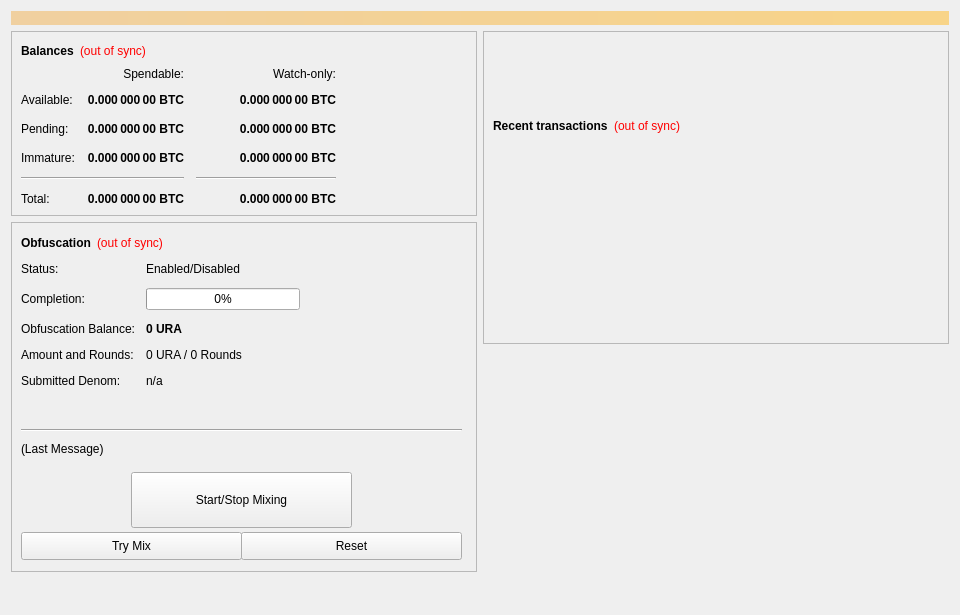
<?xml version="1.0" encoding="UTF-8"?>
<ui version="4.0">
 <class>OverviewPage</class>
 <widget class="QWidget" name="OverviewPage">
  <property name="geometry">
   <rect>
    <x>0</x>
    <y>0</y>
    <width>960</width>
    <height>615</height>
   </rect>
  </property>
  <property name="minimumSize">
   <size>
    <width>960</width>
    <height>0</height>
   </size>
  </property>
  <property name="windowTitle">
   <string>Form</string>
  </property>
  <layout class="QVBoxLayout" name="topLayout">
   <item>
    <widget class="QLabel" name="labelAlerts">
     <property name="visible">
      <bool>false</bool>
     </property>
     <property name="styleSheet">
      <string notr="true">background-color: qlineargradient(x1: 0, y1: 0, x2: 1, y2: 0, stop:0 #F0D0A0, stop:1 #F8D488); color:#000000;</string>
     </property>
     <property name="wordWrap">
      <bool>true</bool>
     </property>
     <property name="margin">
      <number>3</number>
     </property>
    </widget>
   </item>
   <item>
    <layout class="QHBoxLayout" name="horizontalLayout" stretch="1,1">
     <item>
      <layout class="QVBoxLayout" name="verticalLayout_2">
       <item>
        <widget class="QFrame" name="frame">
         <property name="frameShape">
          <enum>QFrame::StyledPanel</enum>
         </property>
         <property name="frameShadow">
          <enum>QFrame::Raised</enum>
         </property>
         <layout class="QVBoxLayout" name="verticalLayout_4">
          <item>
           <layout class="QHBoxLayout" name="horizontalLayout_4">
            <item>
             <widget class="QLabel" name="label_5">
              <property name="font">
               <font>
                <weight>75</weight>
                <bold>true</bold>
               </font>
              </property>
              <property name="text">
               <string>Balances</string>
              </property>
             </widget>
            </item>
            <item>
             <widget class="QLabel" name="labelWalletStatus">
              <property name="cursor">
               <cursorShape>WhatsThisCursor</cursorShape>
              </property>
              <property name="toolTip">
               <string>The displayed information may be out of date. Your wallet automatically synchronizes with the Urila network after a connection is established, but this process has not completed yet.</string>
              </property>
              <property name="styleSheet">
               <string notr="true">QLabel { color: red; }</string>
              </property>
              <property name="text">
               <string notr="true">(out of sync)</string>
              </property>
              <property name="alignment">
               <set>Qt::AlignLeading|Qt::AlignLeft|Qt::AlignVCenter</set>
              </property>
             </widget>
            </item>
            <item>
             <spacer name="horizontalSpacer_3">
              <property name="orientation">
               <enum>Qt::Horizontal</enum>
              </property>
              <property name="sizeHint" stdset="0">
               <size>
                <width>40</width>
                <height>20</height>
               </size>
              </property>
             </spacer>
            </item>
           </layout>
          </item>
          <item>
           <layout class="QGridLayout" name="gridLayout">
            <property name="spacing">
             <number>12</number>
            </property>
            <item row="2" column="2">
             <widget class="QLabel" name="labelWatchPending">
              <property name="font">
               <font>
                <weight>75</weight>
                <bold>true</bold>
               </font>
              </property>
              <property name="cursor">
               <cursorShape>IBeamCursor</cursorShape>
              </property>
              <property name="toolTip">
               <string>Unconfirmed transactions to watch-only addresses</string>
              </property>
              <property name="text">
               <string notr="true">0.000 000 00 BTC</string>
              </property>
              <property name="alignment">
               <set>Qt::AlignRight|Qt::AlignTrailing|Qt::AlignVCenter</set>
              </property>
              <property name="textInteractionFlags">
               <set>Qt::LinksAccessibleByMouse|Qt::TextSelectableByKeyboard|Qt::TextSelectableByMouse</set>
              </property>
             </widget>
            </item>
            <item row="2" column="1">
             <widget class="QLabel" name="labelUnconfirmed">
              <property name="font">
               <font>
                <weight>75</weight>
                <bold>true</bold>
               </font>
              </property>
              <property name="cursor">
               <cursorShape>IBeamCursor</cursorShape>
              </property>
              <property name="toolTip">
               <string>Total of transactions that have yet to be confirmed, and do not yet count toward the spendable balance</string>
              </property>
              <property name="text">
               <string notr="true">0.000 000 00 BTC</string>
              </property>
              <property name="alignment">
               <set>Qt::AlignRight|Qt::AlignTrailing|Qt::AlignVCenter</set>
              </property>
              <property name="textInteractionFlags">
               <set>Qt::LinksAccessibleByMouse|Qt::TextSelectableByKeyboard|Qt::TextSelectableByMouse</set>
              </property>
             </widget>
            </item>
            <item row="3" column="2">
             <widget class="QLabel" name="labelWatchImmature">
              <property name="font">
               <font>
                <weight>75</weight>
                <bold>true</bold>
               </font>
              </property>
              <property name="cursor">
               <cursorShape>IBeamCursor</cursorShape>
              </property>
              <property name="toolTip">
               <string>Staked or masternode rewards in watch-only addresses that has not yet matured</string>
              </property>
              <property name="text">
               <string notr="true">0.000 000 00 BTC</string>
              </property>
              <property name="alignment">
               <set>Qt::AlignRight|Qt::AlignTrailing|Qt::AlignVCenter</set>
              </property>
              <property name="textInteractionFlags">
               <set>Qt::LinksAccessibleByMouse|Qt::TextSelectableByKeyboard|Qt::TextSelectableByMouse</set>
              </property>
             </widget>
            </item>
            <item row="4" column="0" colspan="2">
             <widget class="Line" name="lineSpendableBalance">
              <property name="orientation">
               <enum>Qt::Horizontal</enum>
              </property>
             </widget>
            </item>
            <item row="4" column="2">
             <widget class="Line" name="lineWatchBalance">
              <property name="sizePolicy">
               <sizepolicy hsizetype="Preferred" vsizetype="Fixed">
                <horstretch>0</horstretch>
                <verstretch>0</verstretch>
               </sizepolicy>
              </property>
              <property name="minimumSize">
               <size>
                <width>140</width>
                <height>0</height>
               </size>
              </property>
              <property name="orientation">
               <enum>Qt::Horizontal</enum>
              </property>
             </widget>
            </item>
            <item row="5" column="0">
             <widget class="QLabel" name="labelTotalText">
              <property name="text">
               <string>Total:</string>
              </property>
             </widget>
            </item>
            <item row="3" column="1">
             <widget class="QLabel" name="labelImmature">
              <property name="font">
               <font>
                <weight>75</weight>
                <bold>true</bold>
               </font>
              </property>
              <property name="cursor">
               <cursorShape>IBeamCursor</cursorShape>
              </property>
              <property name="toolTip">
               <string>Staked or masternode rewards that has not yet matured</string>
              </property>
              <property name="text">
               <string notr="true">0.000 000 00 BTC</string>
              </property>
              <property name="alignment">
               <set>Qt::AlignRight|Qt::AlignTrailing|Qt::AlignVCenter</set>
              </property>
              <property name="textInteractionFlags">
               <set>Qt::LinksAccessibleByMouse|Qt::TextSelectableByKeyboard|Qt::TextSelectableByMouse</set>
              </property>
             </widget>
            </item>
            <item row="2" column="3">
             <spacer name="horizontalSpacer_2">
              <property name="orientation">
               <enum>Qt::Horizontal</enum>
              </property>
              <property name="sizeHint" stdset="0">
               <size>
                <width>40</width>
                <height>20</height>
               </size>
              </property>
             </spacer>
            </item>
            <item row="3" column="0">
             <widget class="QLabel" name="labelImmatureText">
              <property name="text">
               <string>Immature:</string>
              </property>
             </widget>
            </item>
            <item row="5" column="1">
             <widget class="QLabel" name="labelTotal">
              <property name="font">
               <font>
                <weight>75</weight>
                <bold>true</bold>
               </font>
              </property>
              <property name="cursor">
               <cursorShape>IBeamCursor</cursorShape>
              </property>
              <property name="toolTip">
               <string>Your current total balance</string>
              </property>
              <property name="text">
               <string notr="true">0.000 000 00 BTC</string>
              </property>
              <property name="alignment">
               <set>Qt::AlignRight|Qt::AlignTrailing|Qt::AlignVCenter</set>
              </property>
              <property name="textInteractionFlags">
               <set>Qt::LinksAccessibleByMouse|Qt::TextSelectableByKeyboard|Qt::TextSelectableByMouse</set>
              </property>
             </widget>
            </item>
            <item row="5" column="2">
             <widget class="QLabel" name="labelWatchTotal">
              <property name="font">
               <font>
                <weight>75</weight>
                <bold>true</bold>
               </font>
              </property>
              <property name="cursor">
               <cursorShape>IBeamCursor</cursorShape>
              </property>
              <property name="toolTip">
               <string>Current total balance in watch-only addresses</string>
              </property>
              <property name="text">
               <string notr="true">0.000 000 00 BTC</string>
              </property>
              <property name="alignment">
               <set>Qt::AlignRight|Qt::AlignTrailing|Qt::AlignVCenter</set>
              </property>
              <property name="textInteractionFlags">
               <set>Qt::LinksAccessibleByMouse|Qt::TextSelectableByKeyboard|Qt::TextSelectableByMouse</set>
              </property>
             </widget>
            </item>
            <item row="0" column="2">
             <widget class="QLabel" name="labelWatchonly">
              <property name="text">
               <string>Watch-only:</string>
              </property>
              <property name="alignment">
               <set>Qt::AlignRight|Qt::AlignTrailing|Qt::AlignVCenter</set>
              </property>
             </widget>
            </item>
            <item row="1" column="0">
             <widget class="QLabel" name="labelBalanceText">
              <property name="text">
               <string>Available:</string>
              </property>
             </widget>
            </item>
            <item row="1" column="1">
             <widget class="QLabel" name="labelBalance">
              <property name="font">
               <font>
                <weight>75</weight>
                <bold>true</bold>
               </font>
              </property>
              <property name="cursor">
               <cursorShape>IBeamCursor</cursorShape>
              </property>
              <property name="toolTip">
               <string>Your current spendable balance</string>
              </property>
              <property name="text">
               <string notr="true">0.000 000 00 BTC</string>
              </property>
              <property name="alignment">
               <set>Qt::AlignRight|Qt::AlignTrailing|Qt::AlignVCenter</set>
              </property>
              <property name="textInteractionFlags">
               <set>Qt::LinksAccessibleByMouse|Qt::TextSelectableByKeyboard|Qt::TextSelectableByMouse</set>
              </property>
             </widget>
            </item>
            <item row="1" column="2">
             <widget class="QLabel" name="labelWatchAvailable">
              <property name="font">
               <font>
                <weight>75</weight>
                <bold>true</bold>
               </font>
              </property>
              <property name="cursor">
               <cursorShape>IBeamCursor</cursorShape>
              </property>
              <property name="toolTip">
               <string>Your current balance in watch-only addresses</string>
              </property>
              <property name="text">
               <string notr="true">0.000 000 00 BTC</string>
              </property>
              <property name="alignment">
               <set>Qt::AlignRight|Qt::AlignTrailing|Qt::AlignVCenter</set>
              </property>
              <property name="textInteractionFlags">
               <set>Qt::LinksAccessibleByMouse|Qt::TextSelectableByKeyboard|Qt::TextSelectableByMouse</set>
              </property>
             </widget>
            </item>
            <item row="2" column="0">
             <widget class="QLabel" name="labelPendingText">
              <property name="text">
               <string>Pending:</string>
              </property>
             </widget>
            </item>
            <item row="0" column="1">
             <widget class="QLabel" name="labelSpendable">
              <property name="text">
               <string>Spendable:</string>
              </property>
              <property name="alignment">
               <set>Qt::AlignRight|Qt::AlignTrailing|Qt::AlignVCenter</set>
              </property>
             </widget>
            </item>
           </layout>
          </item>
         </layout>
        </widget>
       </item>
       <item>
        <widget class="QFrame" name="frameObfuscation">
         <property name="minimumSize">
          <size>
           <width>0</width>
           <height>350</height>
          </size>
         </property>
         <property name="layoutDirection">
          <enum>Qt::LeftToRight</enum>
         </property>
         <property name="frameShape">
          <enum>QFrame::StyledPanel</enum>
         </property>
         <property name="frameShadow">
          <enum>QFrame::Raised</enum>
         </property>
         <widget class="QWidget" name="formLayoutWidget">
          <property name="geometry">
           <rect>
            <x>10</x>
            <y>40</y>
            <width>451</width>
            <height>161</height>
           </rect>
          </property>
          <layout class="QFormLayout" name="formLayout">
           <property name="fieldGrowthPolicy">
            <enum>QFormLayout::AllNonFixedFieldsGrow</enum>
           </property>
           <property name="horizontalSpacing">
            <number>11</number>
           </property>
           <property name="verticalSpacing">
            <number>12</number>
           </property>
           <item row="0" column="0">
            <widget class="QLabel" name="label_6">
             <property name="text">
              <string>Status:</string>
             </property>
            </widget>
           </item>
           <item row="1" column="0">
            <widget class="QLabel" name="label_7">
             <property name="text">
              <string>Completion:</string>
             </property>
            </widget>
           </item>
           <item row="1" column="1">
            <widget class="QProgressBar" name="obfuscationProgress">
             <property name="maximumSize">
              <size>
               <width>154</width>
               <height>16777215</height>
              </size>
             </property>
             <property name="value">
              <number>0</number>
             </property>
            </widget>
           </item>
           <item row="2" column="0">
            <widget class="QLabel" name="labelAnonymizedText">
             <property name="text">
              <string>Obfuscation Balance:</string>
             </property>
            </widget>
           </item>
           <item row="2" column="1">
            <widget class="QLabel" name="labelAnonymized">
             <property name="font">
              <font>
               <weight>75</weight>
               <bold>true</bold>
              </font>
             </property>
             <property name="text">
              <string notr="true">0 URA</string>
             </property>
            </widget>
           </item>
           <item row="3" column="0">
            <widget class="QLabel" name="label_8">
             <property name="text">
              <string>Amount and Rounds:</string>
             </property>
            </widget>
           </item>
           <item row="3" column="1">
            <widget class="QLabel" name="labelAmountRounds">
             <property name="text">
              <string>0 URA / 0 Rounds</string>
             </property>
            </widget>
           </item>
           <item row="4" column="0">
            <widget class="QLabel" name="label_9">
             <property name="text">
              <string>Submitted Denom:</string>
             </property>
            </widget>
           </item>
           <item row="4" column="1">
            <widget class="QLabel" name="labelSubmittedDenom">
             <property name="toolTip">
              <string>The denominations you submitted to the Masternode.&lt;br&gt;To mix, other users must submit the exact same denominations.</string>
             </property>
             <property name="text">
              <string>n/a</string>
             </property>
            </widget>
           </item>
           <item row="0" column="1">
            <widget class="QLabel" name="obfuscationEnabled">
             <property name="text">
              <string>Enabled/Disabled</string>
             </property>
            </widget>
           </item>
          </layout>
         </widget>
         <widget class="QPushButton" name="runAutoDenom">
          <property name="geometry">
           <rect>
            <x>251</x>
            <y>17</y>
            <width>1</width>
            <height>1</height>
           </rect>
          </property>
          <property name="palette">
           <palette>
            <active>
             <colorrole role="WindowText">
              <brush brushstyle="SolidPattern">
               <color alpha="255">
                <red>0</red>
                <green>0</green>
                <blue>0</blue>
               </color>
              </brush>
             </colorrole>
             <colorrole role="Button">
              <brush brushstyle="SolidPattern">
               <color alpha="255">
                <red>239</red>
                <green>238</green>
                <blue>238</blue>
               </color>
              </brush>
             </colorrole>
             <colorrole role="Light">
              <brush brushstyle="SolidPattern">
               <color alpha="255">
                <red>255</red>
                <green>255</green>
                <blue>255</blue>
               </color>
              </brush>
             </colorrole>
             <colorrole role="Midlight">
              <brush brushstyle="SolidPattern">
               <color alpha="255">
                <red>247</red>
                <green>246</green>
                <blue>246</blue>
               </color>
              </brush>
             </colorrole>
             <colorrole role="Dark">
              <brush brushstyle="SolidPattern">
               <color alpha="255">
                <red>119</red>
                <green>119</green>
                <blue>119</blue>
               </color>
              </brush>
             </colorrole>
             <colorrole role="Mid">
              <brush brushstyle="SolidPattern">
               <color alpha="255">
                <red>159</red>
                <green>159</green>
                <blue>159</blue>
               </color>
              </brush>
             </colorrole>
             <colorrole role="Text">
              <brush brushstyle="SolidPattern">
               <color alpha="255">
                <red>0</red>
                <green>0</green>
                <blue>0</blue>
               </color>
              </brush>
             </colorrole>
             <colorrole role="BrightText">
              <brush brushstyle="SolidPattern">
               <color alpha="255">
                <red>255</red>
                <green>255</green>
                <blue>255</blue>
               </color>
              </brush>
             </colorrole>
             <colorrole role="ButtonText">
              <brush brushstyle="SolidPattern">
               <color alpha="255">
                <red>0</red>
                <green>0</green>
                <blue>0</blue>
               </color>
              </brush>
             </colorrole>
             <colorrole role="Base">
              <brush brushstyle="SolidPattern">
               <color alpha="255">
                <red>255</red>
                <green>255</green>
                <blue>255</blue>
               </color>
              </brush>
             </colorrole>
             <colorrole role="Window">
              <brush brushstyle="SolidPattern">
               <color alpha="255">
                <red>239</red>
                <green>238</green>
                <blue>238</blue>
               </color>
              </brush>
             </colorrole>
             <colorrole role="Shadow">
              <brush brushstyle="SolidPattern">
               <color alpha="255">
                <red>0</red>
                <green>0</green>
                <blue>0</blue>
               </color>
              </brush>
             </colorrole>
             <colorrole role="AlternateBase">
              <brush brushstyle="SolidPattern">
               <color alpha="255">
                <red>247</red>
                <green>246</green>
                <blue>246</blue>
               </color>
              </brush>
             </colorrole>
             <colorrole role="ToolTipBase">
              <brush brushstyle="SolidPattern">
               <color alpha="255">
                <red>255</red>
                <green>255</green>
                <blue>220</blue>
               </color>
              </brush>
             </colorrole>
             <colorrole role="ToolTipText">
              <brush brushstyle="SolidPattern">
               <color alpha="255">
                <red>0</red>
                <green>0</green>
                <blue>0</blue>
               </color>
              </brush>
             </colorrole>
            </active>
            <inactive>
             <colorrole role="WindowText">
              <brush brushstyle="SolidPattern">
               <color alpha="255">
                <red>0</red>
                <green>0</green>
                <blue>0</blue>
               </color>
              </brush>
             </colorrole>
             <colorrole role="Button">
              <brush brushstyle="SolidPattern">
               <color alpha="255">
                <red>239</red>
                <green>238</green>
                <blue>238</blue>
               </color>
              </brush>
             </colorrole>
             <colorrole role="Light">
              <brush brushstyle="SolidPattern">
               <color alpha="255">
                <red>255</red>
                <green>255</green>
                <blue>255</blue>
               </color>
              </brush>
             </colorrole>
             <colorrole role="Midlight">
              <brush brushstyle="SolidPattern">
               <color alpha="255">
                <red>247</red>
                <green>246</green>
                <blue>246</blue>
               </color>
              </brush>
             </colorrole>
             <colorrole role="Dark">
              <brush brushstyle="SolidPattern">
               <color alpha="255">
                <red>119</red>
                <green>119</green>
                <blue>119</blue>
               </color>
              </brush>
             </colorrole>
             <colorrole role="Mid">
              <brush brushstyle="SolidPattern">
               <color alpha="255">
                <red>159</red>
                <green>159</green>
                <blue>159</blue>
               </color>
              </brush>
             </colorrole>
             <colorrole role="Text">
              <brush brushstyle="SolidPattern">
               <color alpha="255">
                <red>0</red>
                <green>0</green>
                <blue>0</blue>
               </color>
              </brush>
             </colorrole>
             <colorrole role="BrightText">
              <brush brushstyle="SolidPattern">
               <color alpha="255">
                <red>255</red>
                <green>255</green>
                <blue>255</blue>
               </color>
              </brush>
             </colorrole>
             <colorrole role="ButtonText">
              <brush brushstyle="SolidPattern">
               <color alpha="255">
                <red>0</red>
                <green>0</green>
                <blue>0</blue>
               </color>
              </brush>
             </colorrole>
             <colorrole role="Base">
              <brush brushstyle="SolidPattern">
               <color alpha="255">
                <red>255</red>
                <green>255</green>
                <blue>255</blue>
               </color>
              </brush>
             </colorrole>
             <colorrole role="Window">
              <brush brushstyle="SolidPattern">
               <color alpha="255">
                <red>239</red>
                <green>238</green>
                <blue>238</blue>
               </color>
              </brush>
             </colorrole>
             <colorrole role="Shadow">
              <brush brushstyle="SolidPattern">
               <color alpha="255">
                <red>0</red>
                <green>0</green>
                <blue>0</blue>
               </color>
              </brush>
             </colorrole>
             <colorrole role="AlternateBase">
              <brush brushstyle="SolidPattern">
               <color alpha="255">
                <red>247</red>
                <green>246</green>
                <blue>246</blue>
               </color>
              </brush>
             </colorrole>
             <colorrole role="ToolTipBase">
              <brush brushstyle="SolidPattern">
               <color alpha="255">
                <red>255</red>
                <green>255</green>
                <blue>220</blue>
               </color>
              </brush>
             </colorrole>
             <colorrole role="ToolTipText">
              <brush brushstyle="SolidPattern">
               <color alpha="255">
                <red>0</red>
                <green>0</green>
                <blue>0</blue>
               </color>
              </brush>
             </colorrole>
            </inactive>
            <disabled>
             <colorrole role="WindowText">
              <brush brushstyle="SolidPattern">
               <color alpha="255">
                <red>119</red>
                <green>119</green>
                <blue>119</blue>
               </color>
              </brush>
             </colorrole>
             <colorrole role="Button">
              <brush brushstyle="SolidPattern">
               <color alpha="255">
                <red>239</red>
                <green>238</green>
                <blue>238</blue>
               </color>
              </brush>
             </colorrole>
             <colorrole role="Light">
              <brush brushstyle="SolidPattern">
               <color alpha="255">
                <red>255</red>
                <green>255</green>
                <blue>255</blue>
               </color>
              </brush>
             </colorrole>
             <colorrole role="Midlight">
              <brush brushstyle="SolidPattern">
               <color alpha="255">
                <red>247</red>
                <green>246</green>
                <blue>246</blue>
               </color>
              </brush>
             </colorrole>
             <colorrole role="Dark">
              <brush brushstyle="SolidPattern">
               <color alpha="255">
                <red>119</red>
                <green>119</green>
                <blue>119</blue>
               </color>
              </brush>
             </colorrole>
             <colorrole role="Mid">
              <brush brushstyle="SolidPattern">
               <color alpha="255">
                <red>159</red>
                <green>159</green>
                <blue>159</blue>
               </color>
              </brush>
             </colorrole>
             <colorrole role="Text">
              <brush brushstyle="SolidPattern">
               <color alpha="255">
                <red>119</red>
                <green>119</green>
                <blue>119</blue>
               </color>
              </brush>
             </colorrole>
             <colorrole role="BrightText">
              <brush brushstyle="SolidPattern">
               <color alpha="255">
                <red>255</red>
                <green>255</green>
                <blue>255</blue>
               </color>
              </brush>
             </colorrole>
             <colorrole role="ButtonText">
              <brush brushstyle="SolidPattern">
               <color alpha="255">
                <red>119</red>
                <green>119</green>
                <blue>119</blue>
               </color>
              </brush>
             </colorrole>
             <colorrole role="Base">
              <brush brushstyle="SolidPattern">
               <color alpha="255">
                <red>239</red>
                <green>238</green>
                <blue>238</blue>
               </color>
              </brush>
             </colorrole>
             <colorrole role="Window">
              <brush brushstyle="SolidPattern">
               <color alpha="255">
                <red>239</red>
                <green>238</green>
                <blue>238</blue>
               </color>
              </brush>
             </colorrole>
             <colorrole role="Shadow">
              <brush brushstyle="SolidPattern">
               <color alpha="255">
                <red>0</red>
                <green>0</green>
                <blue>0</blue>
               </color>
              </brush>
             </colorrole>
             <colorrole role="AlternateBase">
              <brush brushstyle="SolidPattern">
               <color alpha="255">
                <red>239</red>
                <green>238</green>
                <blue>238</blue>
               </color>
              </brush>
             </colorrole>
             <colorrole role="ToolTipBase">
              <brush brushstyle="SolidPattern">
               <color alpha="255">
                <red>255</red>
                <green>255</green>
                <blue>220</blue>
               </color>
              </brush>
             </colorrole>
             <colorrole role="ToolTipText">
              <brush brushstyle="SolidPattern">
               <color alpha="255">
                <red>0</red>
                <green>0</green>
                <blue>0</blue>
               </color>
              </brush>
             </colorrole>
            </disabled>
           </palette>
          </property>
          <property name="focusPolicy">
           <enum>Qt::NoFocus</enum>
          </property>
          <property name="autoFillBackground">
           <bool>true</bool>
          </property>
          <property name="text">
           <string/>
          </property>
          <property name="flat">
           <bool>true</bool>
          </property>
         </widget>
         <widget class="QPushButton" name="toggleObfuscation">
          <property name="geometry">
           <rect>
            <x>120</x>
            <y>250</y>
            <width>221</width>
            <height>56</height>
           </rect>
          </property>
          <property name="sizePolicy">
           <sizepolicy hsizetype="MinimumExpanding" vsizetype="Fixed">
            <horstretch>0</horstretch>
            <verstretch>0</verstretch>
           </sizepolicy>
          </property>
          <property name="text">
           <string>Start/Stop Mixing</string>
          </property>
         </widget>
         <widget class="Line" name="lineLastMessage">
          <property name="geometry">
           <rect>
            <x>10</x>
            <y>200</y>
            <width>441</width>
            <height>16</height>
           </rect>
          </property>
          <property name="orientation">
           <enum>Qt::Horizontal</enum>
          </property>
         </widget>
         <widget class="QLabel" name="obfuscationStatus">
          <property name="geometry">
           <rect>
            <x>10</x>
            <y>220</y>
            <width>451</width>
            <height>61</height>
           </rect>
          </property>
          <property name="minimumSize">
           <size>
            <width>288</width>
            <height>43</height>
           </size>
          </property>
          <property name="text">
           <string>(Last Message)</string>
          </property>
          <property name="alignment">
           <set>Qt::AlignLeading|Qt::AlignLeft|Qt::AlignTop</set>
          </property>
          <property name="wordWrap">
           <bool>true</bool>
          </property>
         </widget>
         <widget class="QPushButton" name="obfuscationAuto">
          <property name="geometry">
           <rect>
            <x>10</x>
            <y>310</y>
            <width>221</width>
            <height>28</height>
           </rect>
          </property>
          <property name="sizePolicy">
           <sizepolicy hsizetype="MinimumExpanding" vsizetype="Fixed">
            <horstretch>0</horstretch>
            <verstretch>0</verstretch>
           </sizepolicy>
          </property>
          <property name="toolTip">
           <string>Try to manually submit a Obfuscation request.</string>
          </property>
          <property name="text">
           <string>Try Mix</string>
          </property>
         </widget>
         <widget class="QPushButton" name="obfuscationReset">
          <property name="geometry">
           <rect>
            <x>230</x>
            <y>310</y>
            <width>221</width>
            <height>28</height>
           </rect>
          </property>
          <property name="sizePolicy">
           <sizepolicy hsizetype="MinimumExpanding" vsizetype="Fixed">
            <horstretch>0</horstretch>
            <verstretch>0</verstretch>
           </sizepolicy>
          </property>
          <property name="toolTip">
           <string>Reset the current status of Obfuscation (can interrupt Obfuscation if it's in the process of Mixing, which can cost you money!)</string>
          </property>
          <property name="autoFillBackground">
           <bool>false</bool>
          </property>
          <property name="text">
           <string>Reset</string>
          </property>
         </widget>
         <widget class="QWidget" name="layoutWidget">
          <property name="geometry">
           <rect>
            <x>10</x>
            <y>10</y>
            <width>431</width>
            <height>22</height>
           </rect>
          </property>
          <layout class="QHBoxLayout" name="horizontalLayout_5">
           <item>
            <widget class="QLabel" name="label_2">
             <property name="font">
              <font>
               <weight>75</weight>
               <bold>true</bold>
              </font>
             </property>
             <property name="text">
              <string>Obfuscation</string>
             </property>
            </widget>
           </item>
           <item>
            <widget class="QLabel" name="labelObfuscationSyncStatus">
             <property name="toolTip">
              <string>The displayed information may be out of date. Your wallet automatically synchronizes with the Urila network after a connection is established, but this process has not completed yet.</string>
             </property>
             <property name="styleSheet">
              <string notr="true">QLabel { color: red; }</string>
             </property>
             <property name="text">
              <string notr="true">(out of sync)</string>
             </property>
             <property name="alignment">
              <set>Qt::AlignLeading|Qt::AlignLeft|Qt::AlignVCenter</set>
             </property>
            </widget>
           </item>
           <item>
            <spacer name="horizontalSpacer_4">
             <property name="orientation">
              <enum>Qt::Horizontal</enum>
             </property>
             <property name="sizeHint" stdset="0">
              <size>
               <width>40</width>
               <height>20</height>
              </size>
             </property>
            </spacer>
           </item>
          </layout>
         </widget>
        </widget>
       </item>
       <item>
        <spacer name="verticalSpacer">
         <property name="orientation">
          <enum>Qt::Vertical</enum>
         </property>
         <property name="sizeHint" stdset="0">
          <size>
           <width>20</width>
           <height>40</height>
          </size>
         </property>
        </spacer>
       </item>
      </layout>
     </item>
     <item>
      <layout class="QVBoxLayout" name="verticalLayout_3">
       <item>
        <widget class="QFrame" name="frame_2">
         <property name="frameShape">
          <enum>QFrame::StyledPanel</enum>
         </property>
         <property name="frameShadow">
          <enum>QFrame::Raised</enum>
         </property>
         <layout class="QVBoxLayout" name="verticalLayout">
          <item>
           <spacer name="verticalSpacer_3">
            <property name="orientation">
             <enum>Qt::Vertical</enum>
            </property>
            <property name="sizeType">
             <enum>QSizePolicy::Fixed</enum>
            </property>
            <property name="sizeHint" stdset="0">
             <size>
              <width>20</width>
              <height>75</height>
             </size>
            </property>
           </spacer>
          </item>
          <item>
           <layout class="QHBoxLayout" name="horizontalLayout_2">
            <item>
             <widget class="QLabel" name="label_4">
              <property name="font">
               <font>
                <weight>75</weight>
                <bold>true</bold>
               </font>
              </property>
              <property name="text">
               <string>Recent transactions</string>
              </property>
             </widget>
            </item>
            <item>
             <widget class="QLabel" name="labelTransactionsStatus">
              <property name="cursor">
               <cursorShape>WhatsThisCursor</cursorShape>
              </property>
              <property name="toolTip">
               <string>The displayed information may be out of date. Your wallet automatically synchronizes with the Urila network after a connection is established, but this process has not completed yet.</string>
              </property>
              <property name="styleSheet">
               <string notr="true">QLabel { color: red; }</string>
              </property>
              <property name="text">
               <string notr="true">(out of sync)</string>
              </property>
              <property name="alignment">
               <set>Qt::AlignRight|Qt::AlignTrailing|Qt::AlignVCenter</set>
              </property>
             </widget>
            </item>
            <item>
             <spacer name="horizontalSpacer">
              <property name="orientation">
               <enum>Qt::Horizontal</enum>
              </property>
              <property name="sizeHint" stdset="0">
               <size>
                <width>40</width>
                <height>20</height>
               </size>
              </property>
             </spacer>
            </item>
           </layout>
          </item>
          <item>
           <widget class="QListView" name="listTransactions">
            <property name="styleSheet">
             <string notr="true">QListView { background: transparent; }</string>
            </property>
            <property name="frameShape">
             <enum>QFrame::NoFrame</enum>
            </property>
            <property name="verticalScrollBarPolicy">
             <enum>Qt::ScrollBarAlwaysOff</enum>
            </property>
            <property name="horizontalScrollBarPolicy">
             <enum>Qt::ScrollBarAlwaysOff</enum>
            </property>
            <property name="selectionMode">
             <enum>QAbstractItemView::NoSelection</enum>
            </property>
           </widget>
          </item>
         </layout>
        </widget>
       </item>
       <item>
        <spacer name="verticalSpacer_2">
         <property name="orientation">
          <enum>Qt::Vertical</enum>
         </property>
         <property name="sizeType">
          <enum>QSizePolicy::Expanding</enum>
         </property>
         <property name="sizeHint" stdset="0">
          <size>
           <width>20</width>
           <height>40</height>
          </size>
         </property>
        </spacer>
       </item>
      </layout>
     </item>
    </layout>
   </item>
  </layout>
 </widget>
 <resources/>
 <connections/>
</ui>
